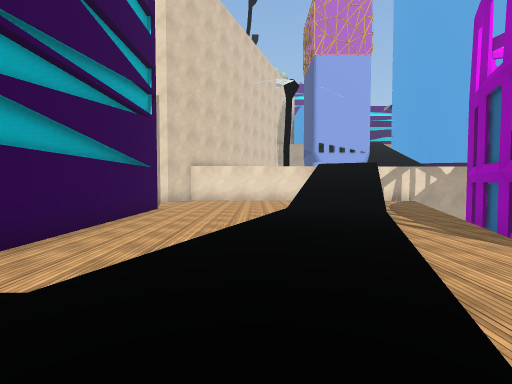
View 1 (above)

24 first-person views from a walk through a scene from a Unity 3-D project. The camera is 1.4 m above the floor, tilts 2° down and sees 90° across. The floor is counted in squares, 2 m on a side. Each view is taken from the middle of a square. On the plan, view 1 faces up. The plan holds only what a view shows up to about 9 squares ahead; the rest is blank. The place goes on beyond the plan. The player character is not drawn. Some surface patterns are stand-ins.

View 2
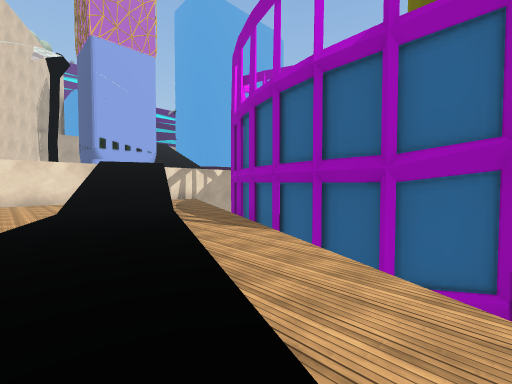

View 3
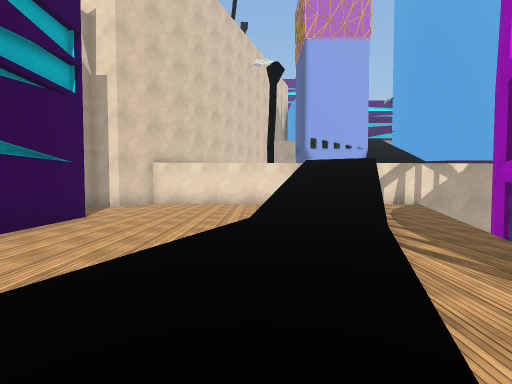

View 4
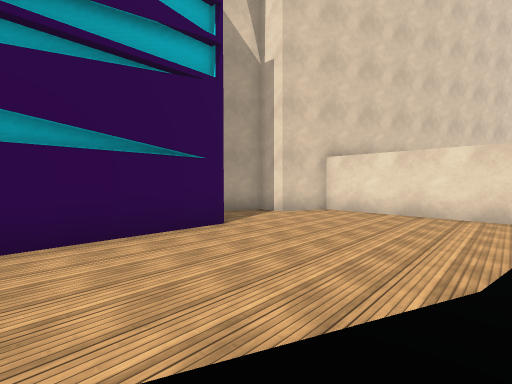

View 5
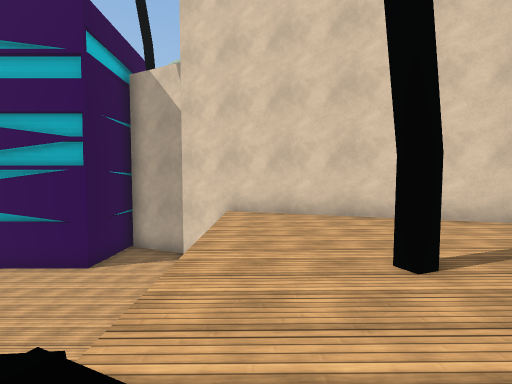

View 6
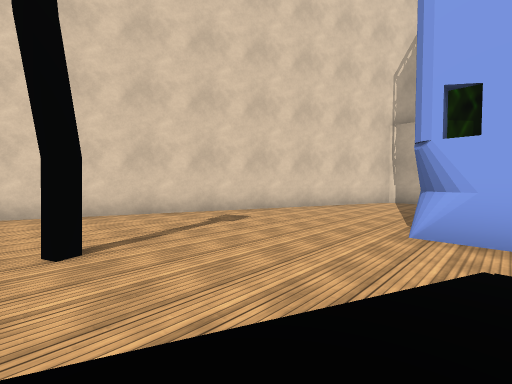

View 7
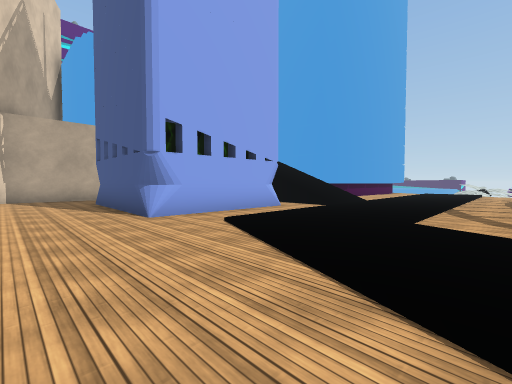

View 8
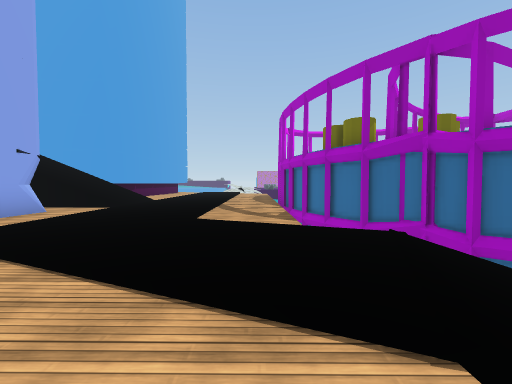

View 9
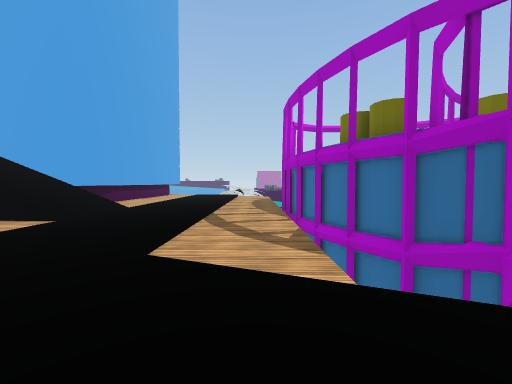

View 10
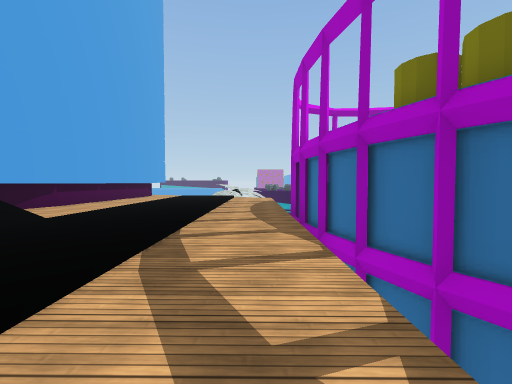

View 11
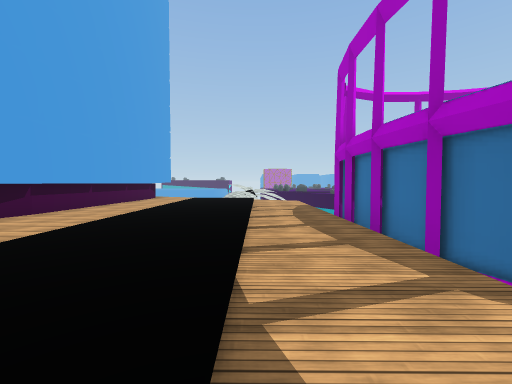

View 12
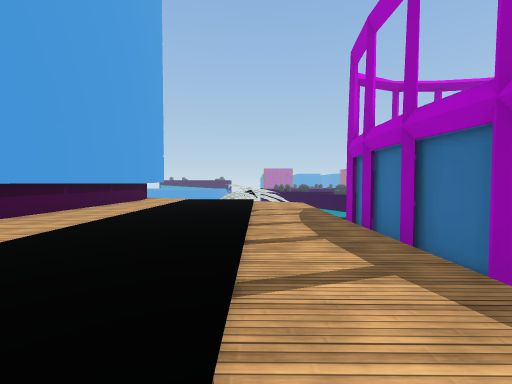

View 13
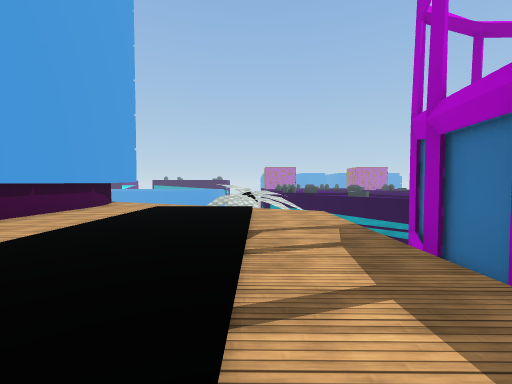

View 14
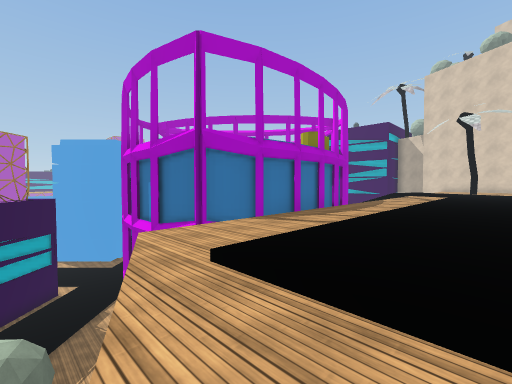

View 15
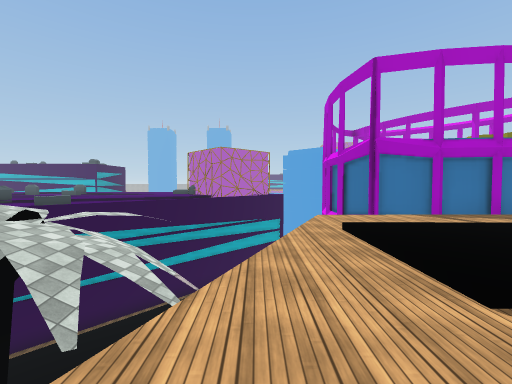

View 16
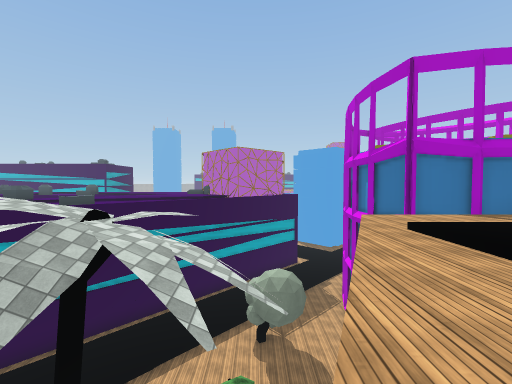

View 17
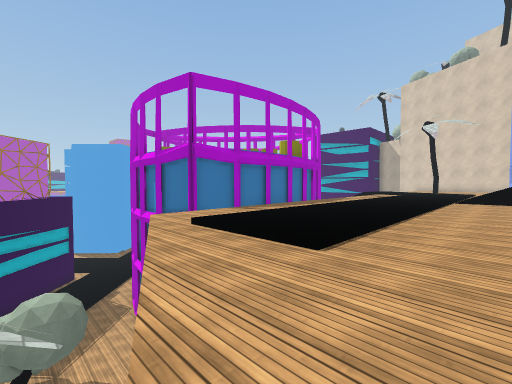

View 18
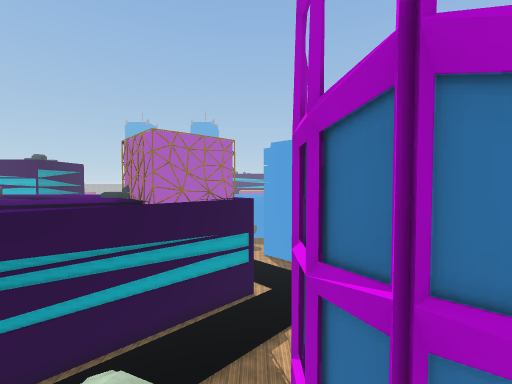

View 19
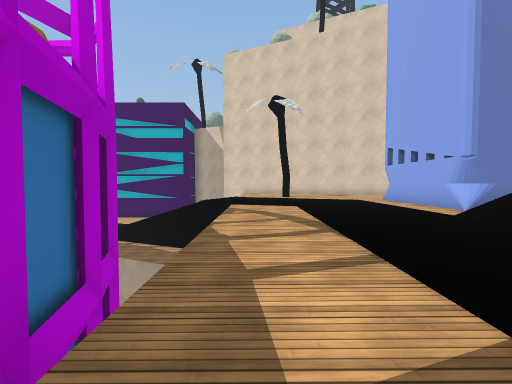

View 20
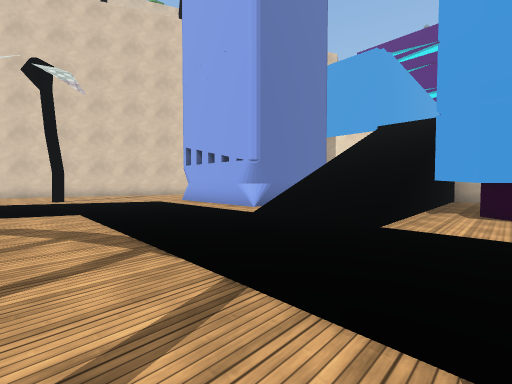

View 21
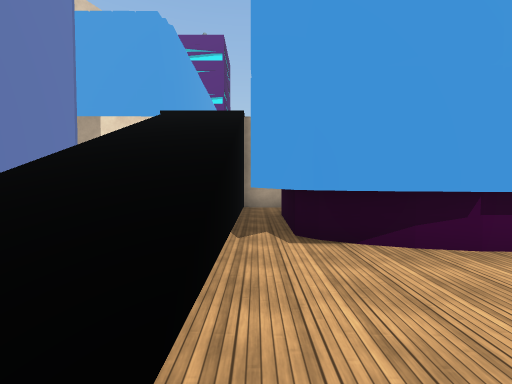

View 22
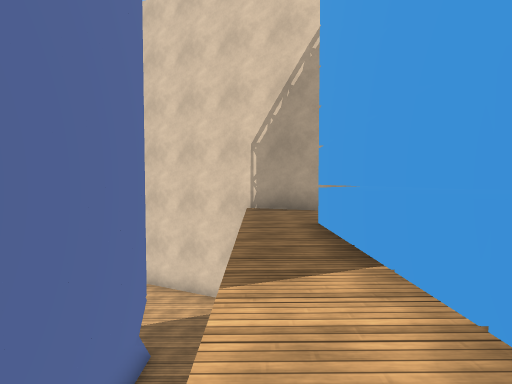

View 23
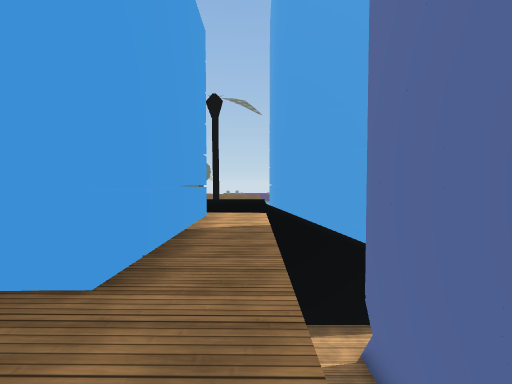

View 24
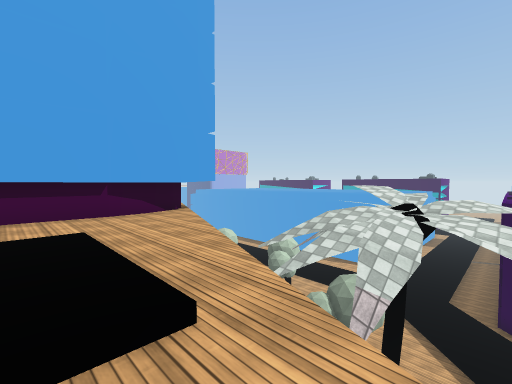

### Floor plan
Key: @ floor where view 1 was taken; # wall or solid block; . main floor; : floor 0.25 m higher than the main floor; - floor 3 m lower than the main floor; _ floor 3.25 m lower than the main floor; + floor 5.5 m higher than the main floor; * floor 6 m higher than the main floor; < floor 9.25 m lower than the main floor; ( floor 9.5 m lower than the main floor; ! floor 9.75 m lower than the main floor; / step, stairs or slope; B building; O other object.
Columns run from 5 left of view 1 to 31 right of it. Each row starts with its distance up from view 1.
 25        #++####/**+
 24       ##++++++/**+
 23       #:::::..#//##
 22      ##:::###.#//##
 21      #:::##   #//##
 20      #...#   ##//##
 19     ##...## ###//######B####
 18     #....B###B#//........../
 17    ##.........///........../   OO
 16    #......:::::::::::::::./
 15   ##...../:::::::::::::::./     !!!/
 14   #....#./:://///////////.!     !!/<<
 13  ##...../:://////////////        /<</
 12  #_/////  ://////////////! O
 11 ##_____ /////   BBBBBBBB!!!!!!!<<</
 10 #______ ///_( BBBB     B!!!!!!<<</##
  9 _______/////(BBB       B!!OO!<<</##
  8 ##____/// _BBB BB      B!!!/
  7   B___///__B   B       B!!    /#
  6   B___--/_BB          B/!/<<</##
  5   B__/--/_B            !/<<</##
  4   B__  /_(B            /<<</##
  3   B_/  /_(B
  2       -_/ B
  1       /// BB
  0      @_/  B

Where each view was taken, in squares from view 1:
view 1: 0 up, 0 right, facing up
view 2: 0 up, 0 right, facing up-right
view 3: 2 up, 1 right, facing up
view 4: 5 up, 1 right, facing up-left
view 5: 13 up, 4 right, facing left
view 6: 14 up, 5 right, facing up-left
view 7: 13 up, 2 right, facing up-right
view 8: 13 up, 2 right, facing right
view 9: 13 up, 4 right, facing right
view 10: 13 up, 7 right, facing right
view 11: 14 up, 9 right, facing right
view 12: 14 up, 10 right, facing right
view 13: 14 up, 13 right, facing right
view 14: 16 up, 21 right, facing down-left
view 15: 18 up, 21 right, facing down
view 16: 18 up, 22 right, facing down
view 17: 18 up, 22 right, facing down-left
view 18: 13 up, 19 right, facing down
view 19: 13 up, 14 right, facing left
view 20: 13 up, 13 right, facing up-left
view 21: 16 up, 12 right, facing up
view 22: 24 up, 9 right, facing left
view 23: 24 up, 3 right, facing right
view 24: 13 up, 19 right, facing up-right
